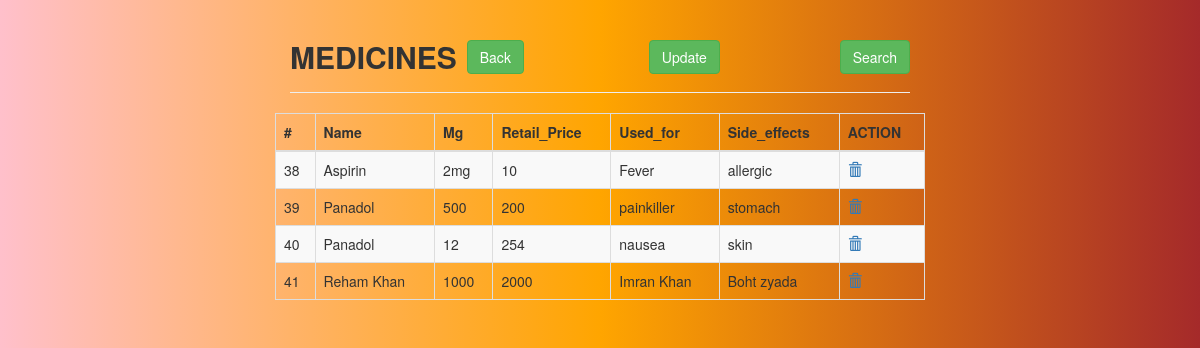
Screenshot of /Mview.php with the database file from the repository.
### tables this page shows
CREATE TABLE `medicine` (
  `id` int(50) NOT NULL,
  `Name` varchar(20) NOT NULL,
  `Mg` varchar(50) NOT NULL,
  `Retail_Price` varchar(1000) NOT NULL,
  `Used_for` varchar(200) NOT NULL,
  `Side_Effects` varchar(200) NOT NULL
);

### Mview.php (the view, shortened to what this page needs)
<!DOCTYPE html>
<html lang="en">
<head>
<link rel="stylesheet" href="https://maxcdn.bootstrapcdn.com/bootstrap/3.4.1/css/bootstrap.min.css">
</head>
<?php
      require_once "Mconfig.php";
      $sql="select * from medicine";
?>
<div class="wrapper">
  <div class="container-fluid">
  	<div class="row">
  		<div class="col-md-12">
  			<div class="page-header clearfix">
  				<h2 class="pull-left"><strong>MEDICINES</strong></h2>
          <a href="main_menu.php" class="btn btn-success pull-left button"><i class="fa fa-reply" aria-hidden="true"></i>
          Back</a>
          <a href="Msearch.php" class="btn btn-success pull-right " id="search">Search</a>
  				<a href="Mupdate.php" class="btn btn-success pull-right">Update </a>
  			</div>
  		</div>
  		<?php if($result=$mysqli->query($sql))
  		{
  			if($result->num_rows>0): ?>
  			<table class="table table-bordered table-striped">
               <thead>
               	  <tr>
               	  	<th>#</th>
               	  	<th>Name</th>
               	  	<th>Mg</th>
               	  	<th>Retail_Price</th>
                    <th>Used_for</th>
					<th>Side_effects</th>
					<th>ACTION</th>
               	  </tr>
               </thead>
               <tbody>
               <?php while($row=$result->fetch_array()) :?>
               	<tr>
               		<td> <?php echo $row['id'] ?></td>
               		<td> <?php echo $row['Name'] ?></td>
               		<td> <?php echo $row['Mg'] ?></td>
                    <td> <?php echo $row['Retail_Price'] ?></td>
                    <td> <?php echo $row['Used_for'] ?></td>
					<td> <?php echo $row['Side_Effects'] ?></td>
					<td>
						 <a href="Mconfig.php?delete=<?php echo $row['id'] ?>" title='delete' data-toggle='tooltip'><span class='glyphicon glyphicon-trash'></span></a>
			       </td>
               	</tr>
               <?php endwhile ?>
               </tbody>
  			</table>
  			<?php else: ?>
  			<p class="lead"><em>No Record found to display</em></p>
  		    <?php endif ?>
            <?php
            }
            else
            {
            	echo "error: could not execute 	";
            }
            ?>
           </div>
          </div>
         </div>
</body>
</html>

### Mview.php (style rules this page uses)
.wrapper { width:650px; margin: 0 auto; }
.page-header h2 { margin-top: 0; }
table tr td:last-child a { margin-right: 15px; }
#search { margin-left: 120px; }
.button { margin-left: 10px; }

### rows the page displays
medicine: id "38", Name "Aspirin", Mg "2mg", Retail_Price "10", Used_for "Fever", Side_Effects "allergic"
medicine: id "39", Name "Panadol", Mg "500", Retail_Price "200", Used_for "painkiller", Side_Effects "stomach"
medicine: id "40", Name "Panadol", Mg "12", Retail_Price "254", Used_for "nausea", Side_Effects "skin"
medicine: id "41", Name "Reham Khan", Mg "1000", Retail_Price "2000", Used_for "Imran Khan", Side_Effects "Boht zyada"
